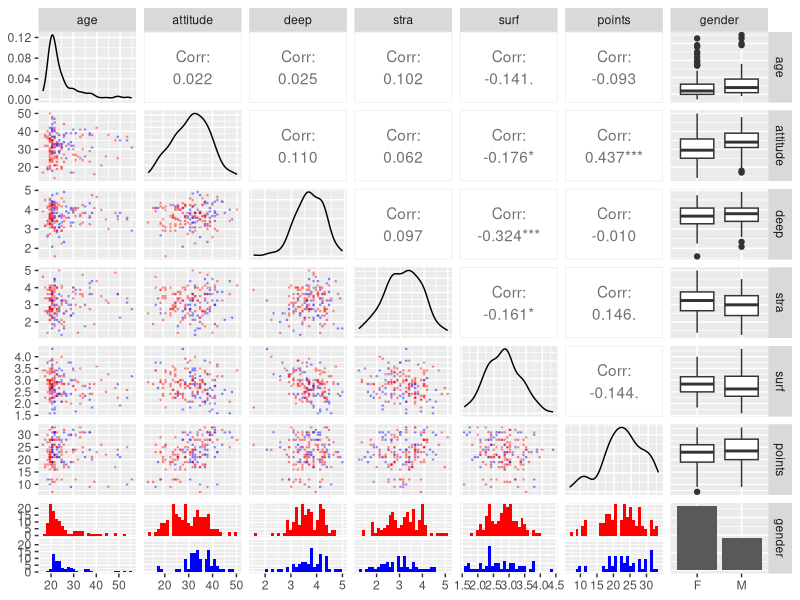
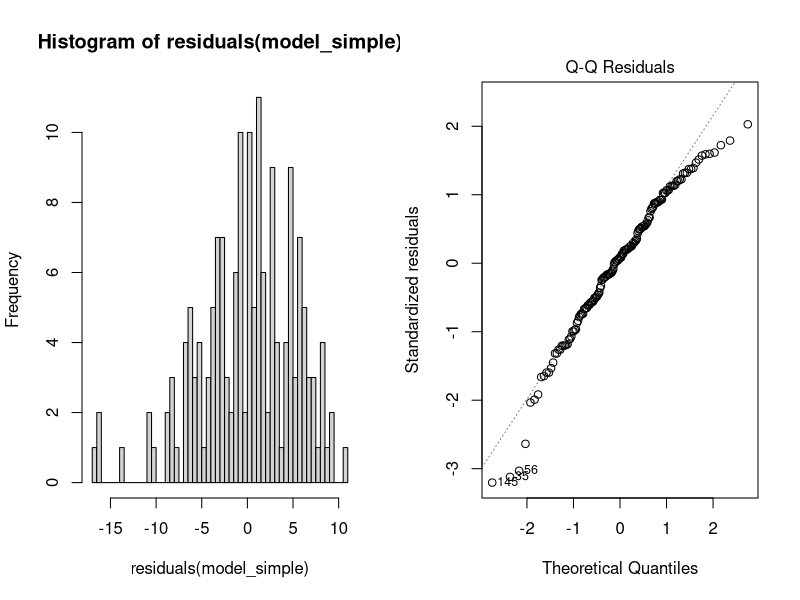
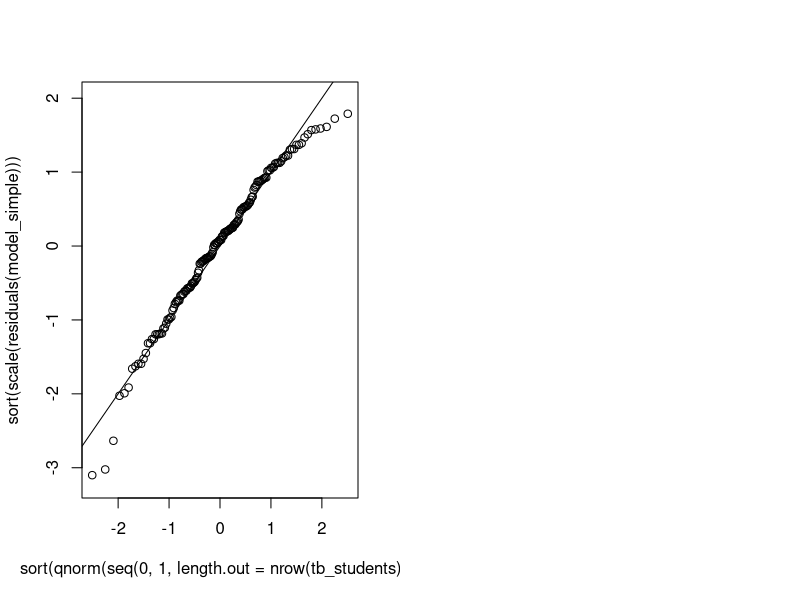
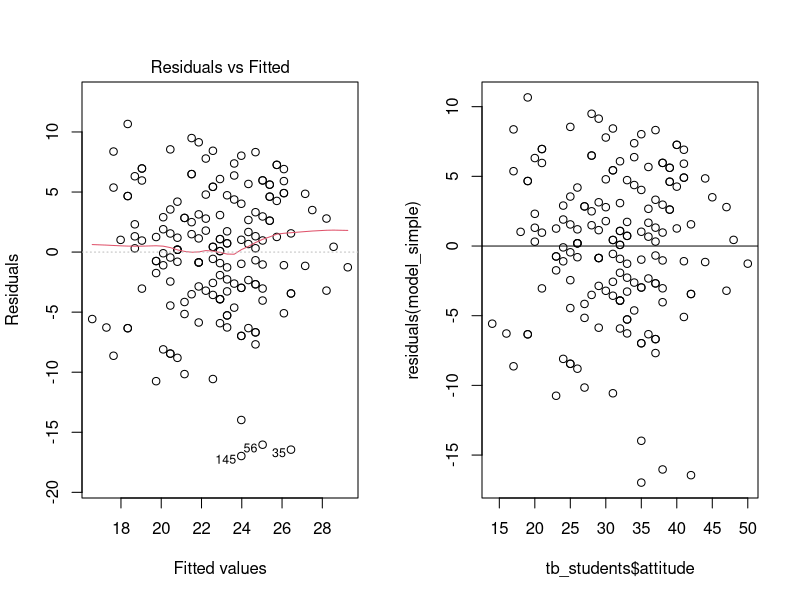
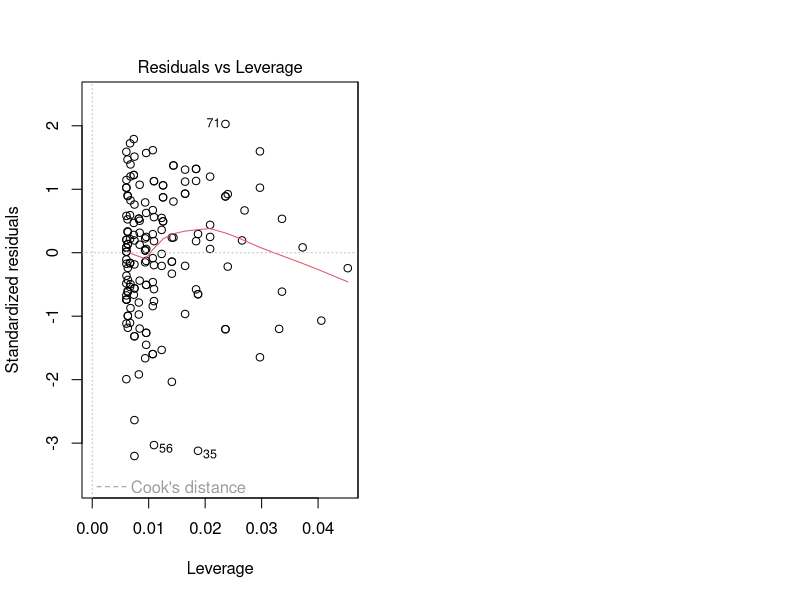

The R source for these figures, in order:
## ---- chunk 1

library(tidyverse)
library(GGally)

tb_students <- read_delim("data/data-learning2014.txt")
str(tb_students)

## ---- chunk 2
ggpairs(
      data = tb_students %>% relocate(-gender),
      lower = list(continuous = wrap("points", alpha = 0.3, size=0.3), mapping=aes(color=gender)),
      )+
  scale_color_manual(values=c("F"="RED","M"="BLUE"))+
  scale_fill_manual(values=c("F"="RED","M"="BLUE"))


## ---- chunk 3
tb_students %>% group_by(gender) %>% summarise(n=n(), p=n() / nrow(.))
## ---- chunk 4

model_full <- lm(points ~ attitude + age + gender, data=tb_students)
summary(model_full)

## ---- chunk 5
model_simple <- lm(points ~ attitude, data=tb_students)
## ---- chunk 6
summary(model_simple)
## ---- chunk 7
par(mfrow=c(1,2))
hist(residuals(model_simple),breaks=50)
plot(model_simple,which=2)

## ---- chunk 8
plot(sort(qnorm(seq(0,1,length.out=nrow(tb_students)))), sort(scale(residuals(model_simple))))
abline(coef=c(0,1))
## ---- chunk 9
par(mfrow=c(1,2))
plot(model_simple,which=1)
plot(tb_students$attitude, residuals(model_simple),)
abline(coef=c(0,0))

## ---- chunk 10
plot(model_simple,which=5)
